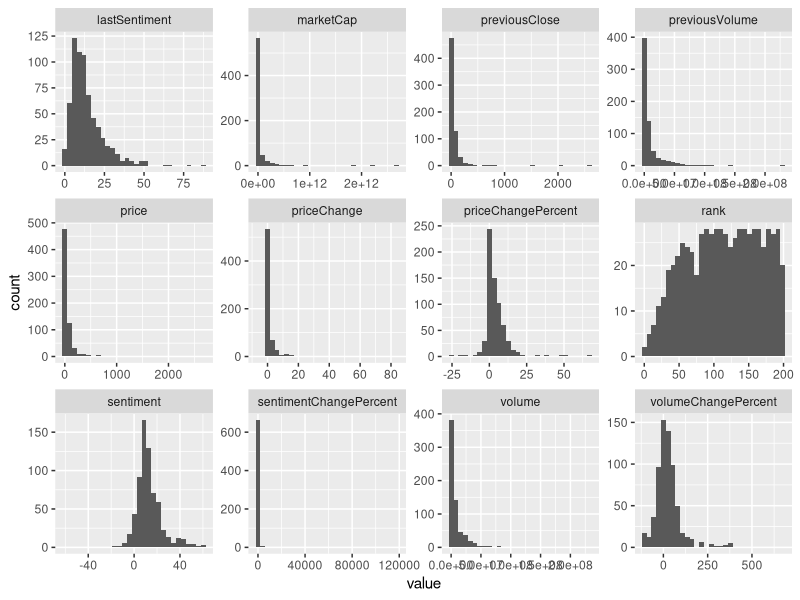
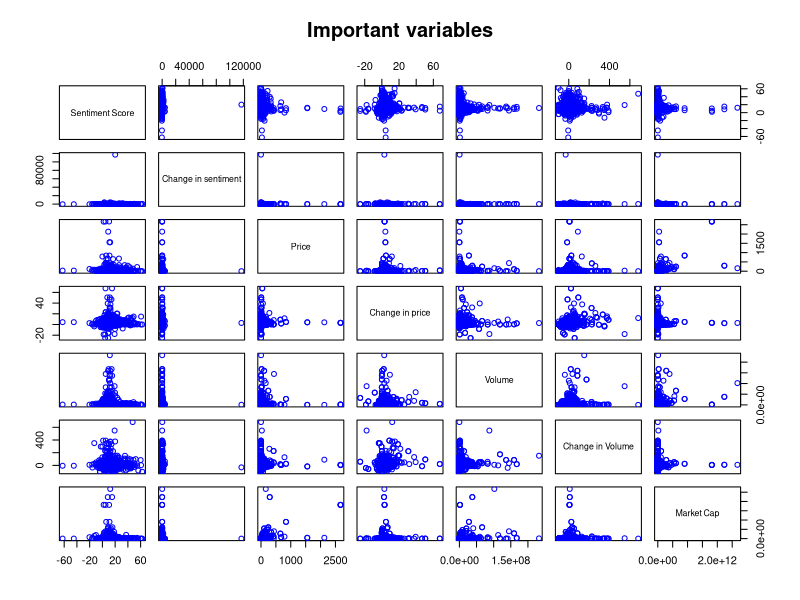
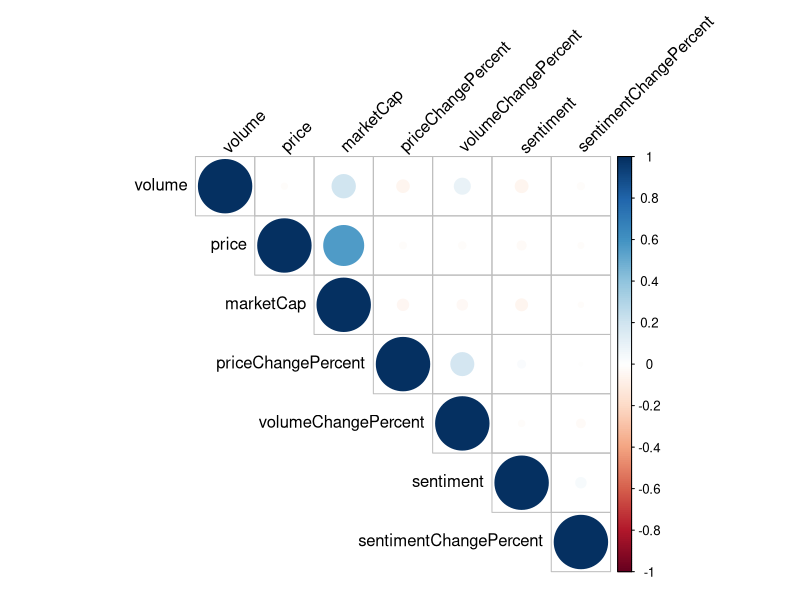
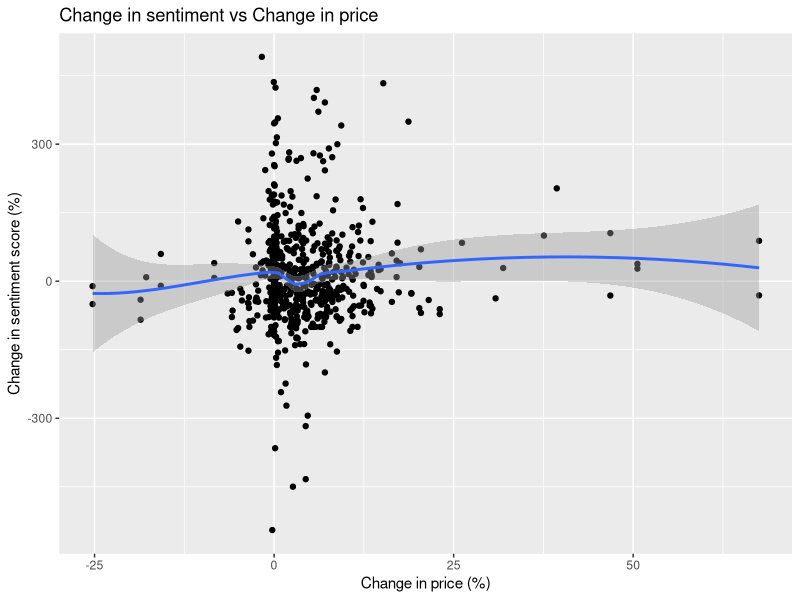
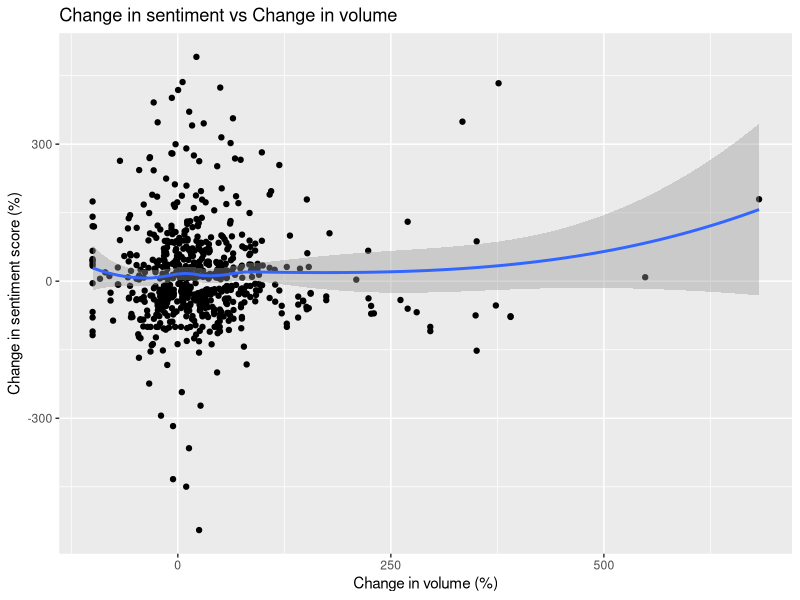
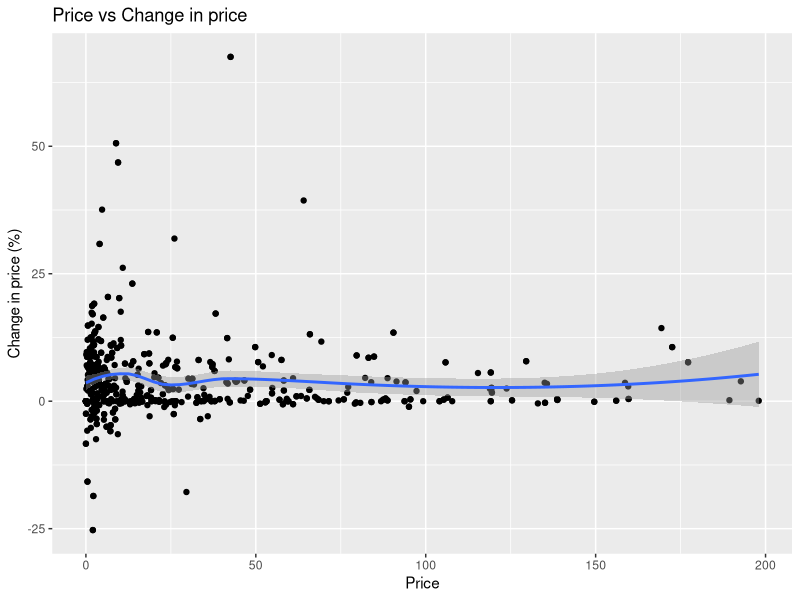
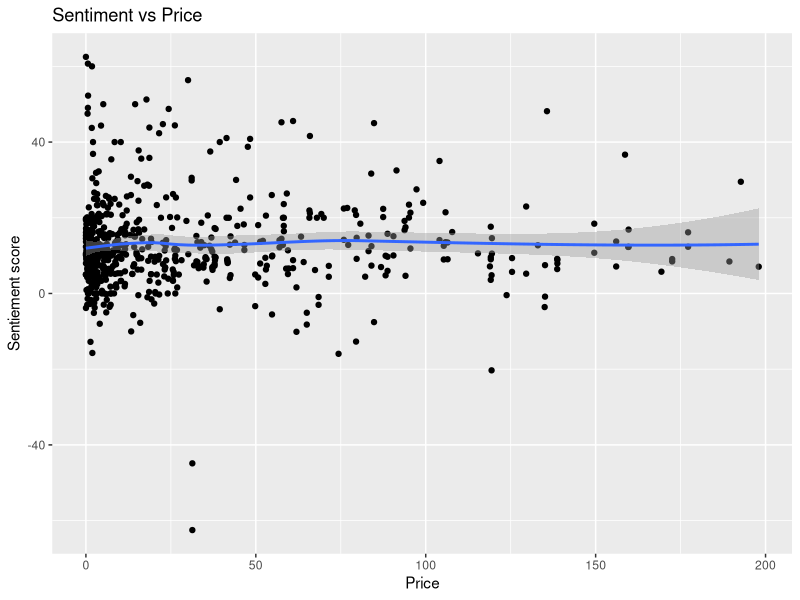
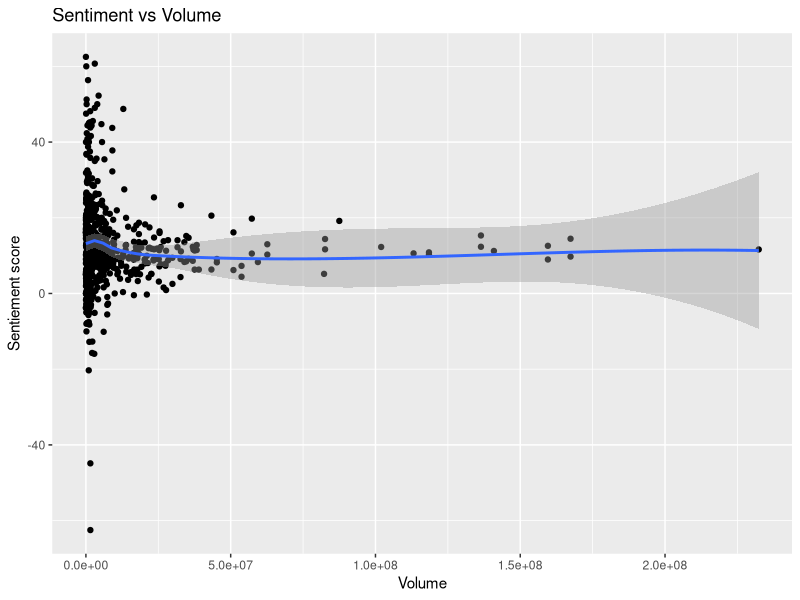

R code for these plots, in order:
## ---- chunk 1
library(readr)
library(dplyr)
library(ggplot2)

bullish_data <- read_csv("social_sentiment_twitter_chginsentiment_bullish_03-16-2022.csv")
bullish_data2 <- read_csv("social_sentiment_stocktwits_chginsentiment_bullish_03-16-2022.csv")
bearish_data <- read_csv("social_sentiment_twitter_chginsentiment_bearish_03-16-2022.csv")
bearish_data2 <- read_csv("social_sentiment_stocktwits_chginsentiment_bearish_03-16-2022.csv")

# binding both data for bullish and bearish tickers together
data <- rbind(bullish_data, bearish_data, bullish_data2, bearish_data2)

data <- data %>%
  # filter out all dummy data
  filter(lastSentiment > 0) %>%
  rename(sentimentChangePercent="sentimentChange", 
         priceChange="change", 
         priceChangePercent="changePercent") %>%
  # adding new variable volumeChangePercent
  mutate(priceChangePercent = priceChangePercent * 100, 
         volumeChangePercent= (volume - previousVolume) / previousVolume * 100) 

View(data)
glimpse(data)
## ---- chunk 2
library(purrr)
library(tidyr)
data %>%
  keep(is.numeric) %>% 
  gather() %>% 
  ggplot(aes(value)) +
    facet_wrap(~ key, scales = "free") +
    geom_histogram()
## ---- chunk 3
pairs(data[,c("sentiment","sentimentChangePercent","price", "priceChangePercent", 
              "volume", "volumeChangePercent", "marketCap")], 
      col="blue",  
      labels = c('Sentiment Score', 'Change in sentiment', 'Price', "Change in price", 
                 "Volume", "Change in Volume", "Market Cap"), 
      main="Important variables")
## ---- chunk 4
res = cor(data[,c("sentiment","sentimentChangePercent","price", "priceChangePercent", 
              "volume", "volumeChangePercent", "marketCap")], use="complete.obs")
res
## ---- chunk 5
sapply(data, function(x) sum(is.na(x)))
## ---- chunk 6
library(corrplot)
corrplot(res, type = "upper", order = "hclust", 
         tl.col = "black", tl.srt = 45)
## ---- chunk 7
plotdata <- data %>%
  filter(sentimentChangePercent < 500)
ggplot(plotdata, aes(y=sentimentChangePercent, x = priceChangePercent)) + 
  geom_point() + geom_smooth() + 
  labs(
    title = "Change in sentiment vs Change in price",
    y = "Change in sentiment score (%)",
    x = "Change in price (%)"
  )     
## ---- chunk 8
plotdata1 <- data %>%
  filter(sentimentChangePercent < 500)
ggplot(plotdata1, aes(y=sentimentChangePercent, x = volumeChangePercent)) + 
  geom_point() + geom_smooth() + 
  labs(
    title = "Change in sentiment vs Change in volume",
    y = "Change in sentiment score (%)",
    x = "Change in volume (%)"
  )     
## ---- chunk 9
plotdata1 <- data %>%
  filter(price < 200)
ggplot(plotdata1, aes(x=price, y = priceChangePercent)) + 
  geom_point() + geom_smooth() +
  labs(
    title = "Price vs Change in price",
    x = "Price",
    y = "Change in price (%)"
  )  
## ---- chunk 10
plotdata1 <- data %>%
  filter(price < 200)
ggplot(plotdata1, aes(y=sentiment, x = price)) + 
  geom_point() + geom_smooth() +
  labs(
    title = "Sentiment vs Price",
    y = "Sentiement score",
    x = "Price"
  )  
## ---- chunk 11
ggplot(plotdata1, aes(y=sentiment, x = volume)) + 
  geom_point() + geom_smooth() +
  labs(
    title = "Sentiment vs Volume",
    y = "Sentiement score",
    x = "Volume"
  )  
## ---- chunk 12
plotdata2 <- data %>%
  filter(marketCap < 5000000000)
ggplot(plotdata2, aes(x=marketCap, y = priceChangePercent)) + 
  geom_point() + geom_smooth() +
  labs(
    title = "Market cap vs Change in price",
    x = "Market cap",
    y = "Change in price (%)"
  )
## ---- chunk 13
ggplot(plotdata2, aes(x=marketCap, y = sentiment)) + 
  geom_point() + geom_smooth() + 
  labs(
    title = "Market cap vs Sentiment score",
    x = "Market cap",
    y = "Sentiment score"
  )
## ---- chunk 14
plotdata3 <- data %>%
  filter(marketCap < 5000000000, sentimentChangePercent < 500)
ggplot(plotdata3, aes(x=marketCap, y = sentimentChangePercent)) + 
  geom_point() + geom_smooth() +
  labs(
    title = "Market cap vs Change in sentiment",
    x = "Market cap",
    y = "Change in sentiment (%)"
  )
